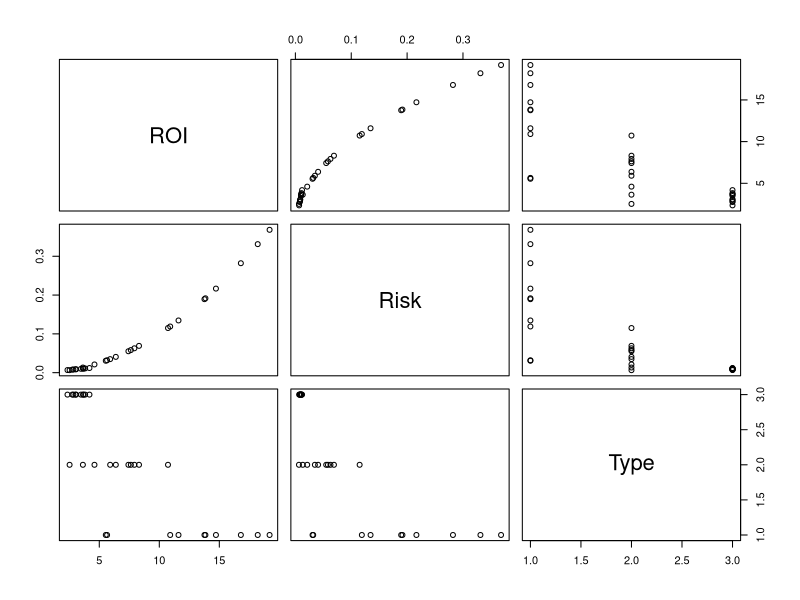
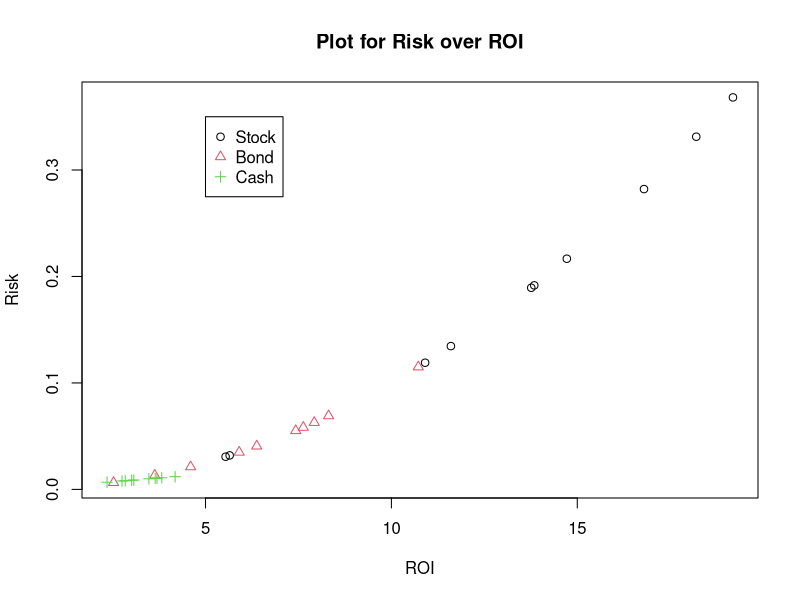
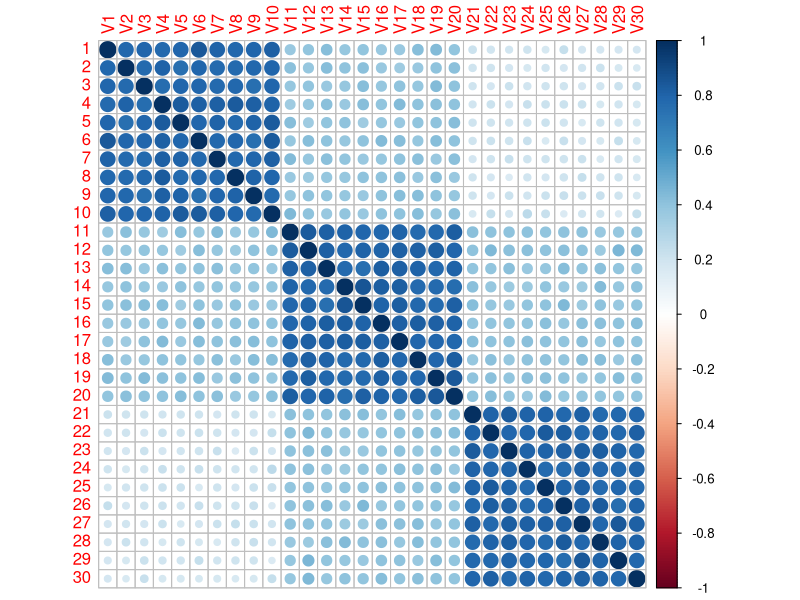

These charts were generated, in order, by the following R code: (Note: this script raises an error after producing the figures.)
# 1. Visualize and discuus the different ROI and risks assossiated with Stocks 
# in addistion , load, visualise and give a simple interpretation for corr(1).tab
invest <-read.table("invest.tab")
head(invest)
plot(invest)
View(invest)
plot(invest$ROI,invest$Risk, xlab = "ROI",ylab = "Risk",main = "Plot for Risk over ROI",col=invest$Type,pch=invest$Type)
# Add a legend 1 stock 2 for bond three for cash
legend(5,0.35,legend=unique(c("Stock","Bond","Cash")),col = unique(invest$Type),pch = unique(invest$Type))


correlation <- read.table("corr(1).tab") # load the correaltion data
head(correlation)
View(correlation)
convert<-as.matrix(correlation) # convert the data into a matrix
library(MASS)
library(corrplot)
corrplot(convert)
View(convert)

# 5. Create another objective to minimze the correaltion for the investemnt blend.
selected <- which(convert >= minAMOUNT)
removeDuplicates <- unique(selected)
corr <- sum(correlation)  # Just the sum of risk
